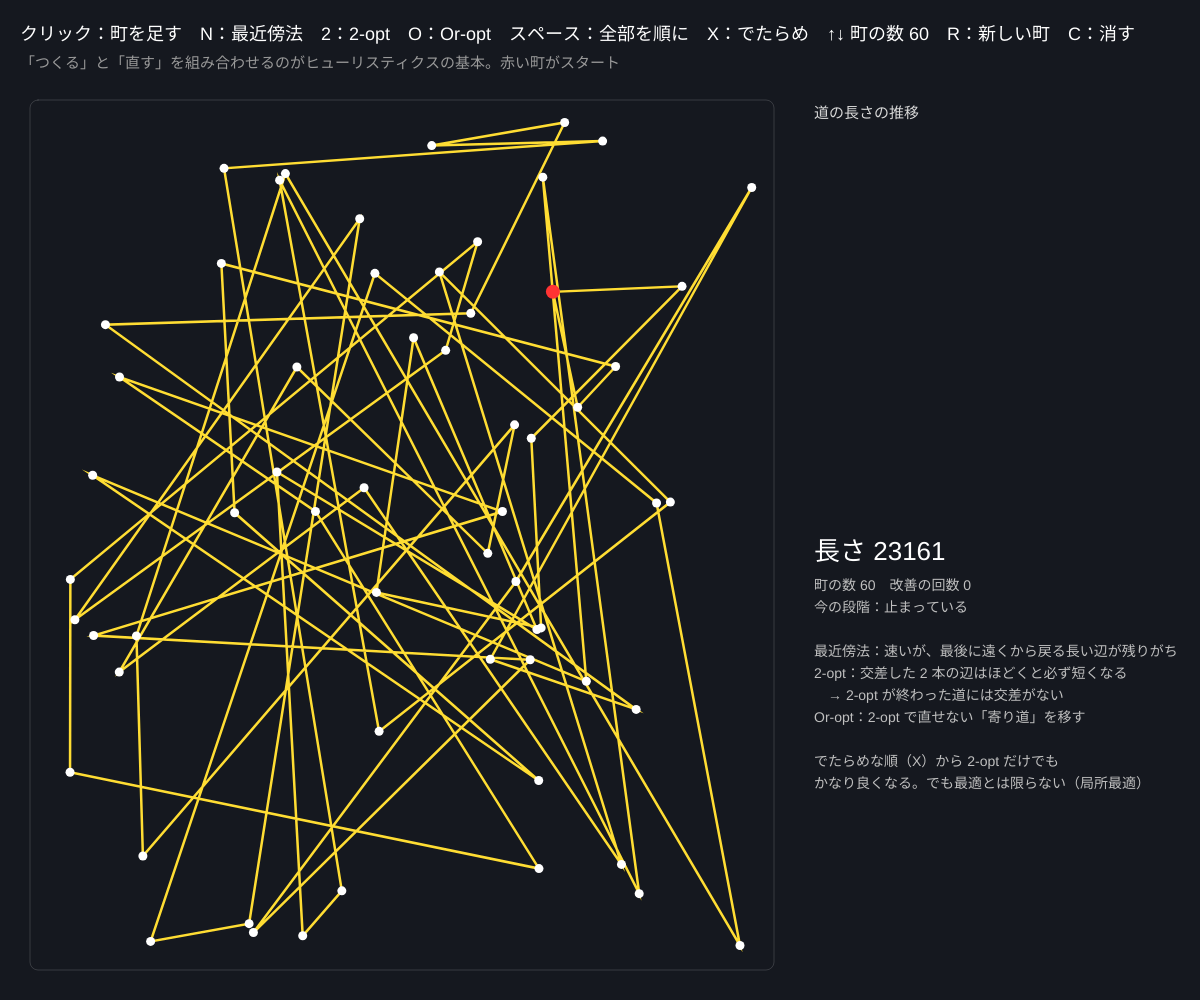
Frame 1 (no input)
Frame 60 (no input): identical to frame 1, image omitted
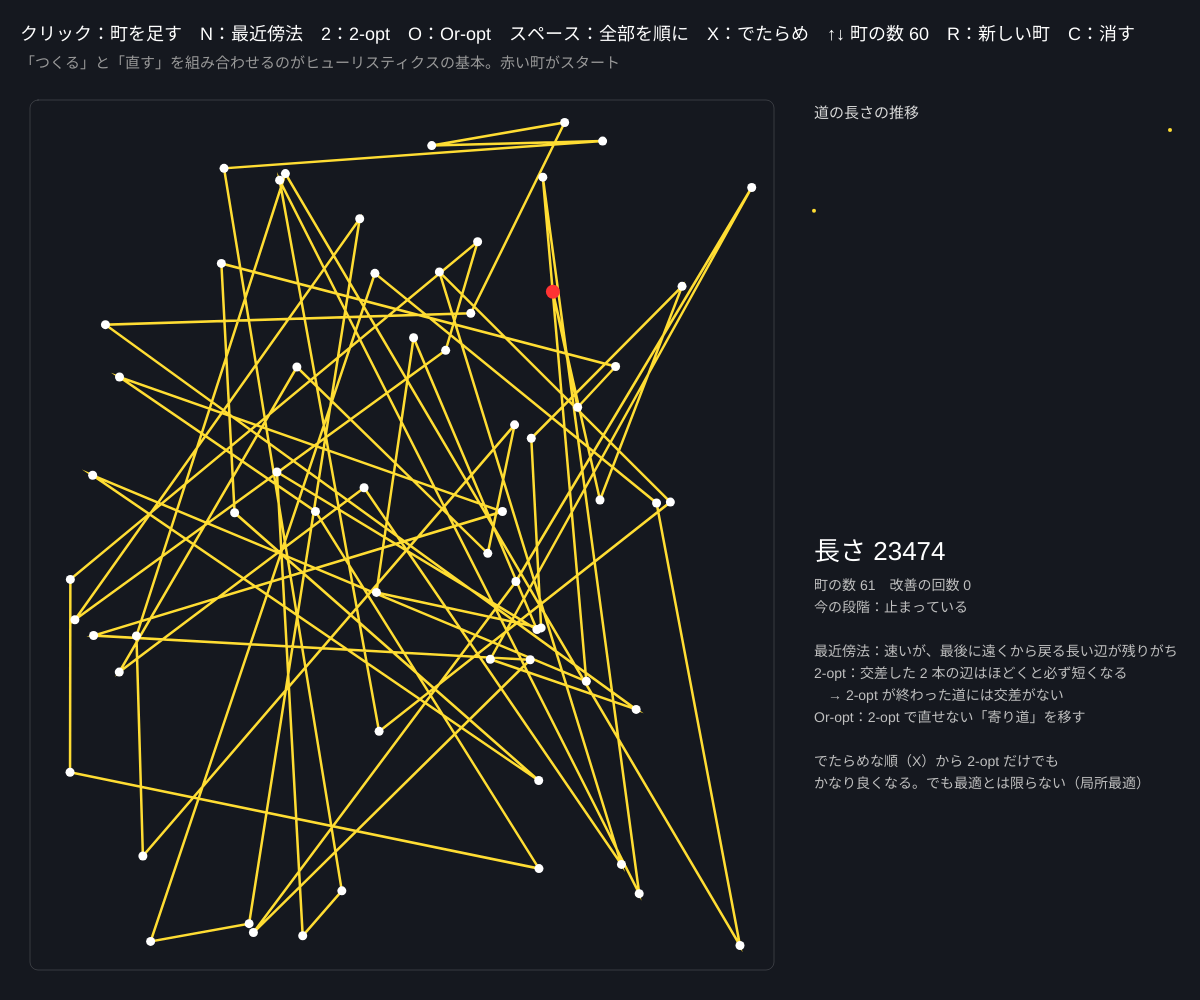
Frame 120 (the mouse pressed at the canvas centre since frame 60)

The p5.js sketch that drew these frames (run headless with seeded random() and noise() and a simulated clock; from frame 60 on, the mouse is pressed at the canvas centre):

// p5.js sketch
// ── sketch.js
// ============================================
// 08 巡回セールスマン問題 ─ ヒューリスティクス
// 全部の町を 1 回ずつ回って戻る最短の道は？ 町が 20 で約 6 京通り。全部は試せないので「そこそこ良い道」を速くつくる
//   つくる：最近傍法（一番近い町へ）→ 直す：2-opt（交差する 2 本をつなぎかえる）、Or-opt（1〜3 個の町を別の場所へ移す）
// クリック = 町を足す / N = 最近傍法 / 2 = 2-opt / O = Or-opt / スペース = 全部を順に / X = でたらめな順 / ↑↓ = 町の数 / R = 新しい町 / C = 全部消す
// ============================================

let nCities = 60;                      // ★ 町の数
let cities = [], tour = [];
let mode = 'idle';                     // 'nn' | '2opt' | 'oropt' | 'idle'
let chain = false;                     // スペース：NN → 2-opt → Or-opt を続けて
let nnVisited = [], moves = 0;
let lenLog = [];                       // 道の長さの記録 { L, mode }
let mapX, mapY, mapW, mapH;

function setup() {
  createCanvas(windowWidth, windowHeight);
  colorMode(HSB, 360, 100, 100, 100);
  mapX = 30; mapY = 100; mapW = width * 0.62; mapH = height - 130;
  newCities();
}
function newCities() {
  cities = [];
  for (let i = 0; i < nCities; i++) cities.push({ x: mapX + random(20, mapW - 20), y: mapY + random(20, mapH - 20) });
  dmN = -1;
  resetTour();
}
function resetTour() { tour = cities.map((_, i) => i); mode = 'idle'; chain = false; lenLog = []; moves = 0; logLen(); }
// 町どうしの距離（表にしておくと速い。町の数が変わったら作り直す）
let DM = null, dmN = -1;
function d(a, b) {
  if (dmN !== cities.length) {
    dmN = cities.length; DM = new Float64Array(dmN * dmN);
    for (let i = 0; i < dmN; i++) for (let j = 0; j < dmN; j++) DM[i * dmN + j] = Math.hypot(cities[i].x - cities[j].x, cities[i].y - cities[j].y);
  }
  return DM[a * dmN + b];
}
function tourLen(t) { let s = 0; for (let i = 0; i < t.length; i++) s += d(t[i], t[(i + 1) % t.length]); return s; }
function logLen() { lenLog.push({ L: tourLen(tour), mode }); if (lenLog.length > 600) lenLog.shift(); }

// ★ 最近傍法：今いる町から、まだ行っていない一番近い町へ
function startNN() { tour = [floor(random(cities.length))]; nnVisited = new Array(cities.length).fill(false); nnVisited[tour[0]] = true; mode = 'nn'; moves = 0; }
function stepNN() {
  let cur = tour[tour.length - 1], best = -1, bd = Infinity;
  for (let j = 0; j < cities.length; j++) if (!nnVisited[j] && d(cur, j) < bd) { bd = d(cur, j); best = j; }
  if (best < 0) return false;
  tour.push(best); nnVisited[best] = true;
  return tour.length < cities.length;
}
// ★ 2-opt：辺 (a,b) と (c,e) を (a,c) と (b,e) につなぎかえて短くなるなら、間を逆向きにする
function stepTwoOpt() {
  let n = tour.length;
  for (let i = 0; i < n - 1; i++) for (let j = i + 2; j < n; j++) {
    if (i === 0 && j === n - 1) continue;
    let a = tour[i], b = tour[i + 1], c = tour[j], e = tour[(j + 1) % n];
    if (d(a, c) + d(b, e) < d(a, b) + d(c, e) - 1e-9) {
      let seg = tour.slice(i + 1, j + 1).reverse();
      tour.splice(i + 1, seg.length, ...seg);
      return true;
    }
  }
  return false;
}
// ★ Or-opt：連続する 1〜3 個の町をぬき出して、別の辺の間に（向きも選んで）入れる
function stepOrOpt() {
  let n = tour.length;
  for (let L = 1; L <= 3; L++) for (let i = 0; i + L <= n; i++) {
    let s0 = tour[i], sL = tour[i + L - 1], prev = tour[(i - 1 + n) % n], next = tour[(i + L) % n];
    if (prev === sL || next === s0) continue;
    let gain = d(prev, s0) + d(sL, next) - d(prev, next);
    for (let k = 0; k < n; k++) {
      if (k >= i - 1 && k <= i + L - 1) continue;
      if (i === 0 && k === n - 1) continue;
      let p = tour[k], q = tour[(k + 1) % n];
      let add1 = d(p, s0) + d(sL, q) - d(p, q), add2 = d(p, sL) + d(s0, q) - d(p, q);
      if (min(add1, add2) < gain - 1e-9) {
        let seg = tour.slice(i, i + L);
        if (add2 < add1) seg.reverse();
        let rest = tour.slice(0, i).concat(tour.slice(i + L));
        let at = rest.indexOf(p) + 1;
        rest.splice(at, 0, ...seg);
        tour = rest;
        return true;
      }
    }
  }
  return false;
}

function draw() {
  background(225, 30, 12);
  if (mode === 'nn') { for (let k = 0; k < 2; k++) if (!stepNN()) { mode = chain ? '2opt' : 'idle'; break; } logLen(); }
  else if (mode === '2opt') { if (stepTwoOpt()) moves++; else mode = chain ? 'oropt' : 'idle'; logLen(); }
  else if (mode === 'oropt') { if (stepOrOpt()) moves++; else { mode = 'idle'; chain = false; } logLen(); }

  // 地図
  noFill(); stroke(0, 0, 100, 15); strokeWeight(1); rect(mapX, mapY, mapW, mapH, 8);
  let closed = mode !== 'nn';
  stroke(mode === 'nn' ? color(30, 80, 100) : mode === '2opt' ? color(190, 80, 100) : mode === 'oropt' ? color(300, 60, 100) : color(50, 80, 100));
  strokeWeight(2.5);
  if (tour.length >= 2) { beginShape(); for (let i of tour) vertex(cities[i].x, cities[i].y); if (closed) endShape(CLOSE); else endShape(); }
  noStroke();
  for (let i = 0; i < cities.length; i++) { fill(0, 0, 100); circle(cities[i].x, cities[i].y, 9); }
  if (tour.length) { fill(0, 80, 100); circle(cities[tour[0]].x, cities[tour[0]].y, 14); }

  // 右：長さのグラフ
  let gx = mapX + mapW + 40, gw = width - gx - 30, gy = mapY + 30, gh = height * 0.38;
  fill(0, 0, 85); textSize(15); text('道の長さの推移', gx, gy - 12);
  if (lenLog.length > 1) {
    let hi = 0, lo = Infinity;
    for (let p of lenLog) if (p.mode !== 'nn') { hi = max(hi, p.L); lo = min(lo, p.L); }
    if (hi === 0) { hi = lenLog[lenLog.length - 1].L; lo = 0; }
    lo *= 0.95;
    noStroke();
    for (let k = 0; k < lenLog.length; k++) {
      let p = lenLog[k]; if (p.mode === 'nn') continue;
      fill(p.mode === '2opt' ? color(190, 80, 100) : p.mode === 'oropt' ? color(300, 60, 100) : color(50, 80, 100));
      circle(gx + k / (lenLog.length - 1) * gw, gy + gh - constrain((p.L - lo) / max(1, hi - lo), 0, 1) * gh, 4);
    }
  }
  let L = tourLen(tour);
  let ty = gy + gh + 50;
  fill(0, 0, 100); textSize(26); text(closed ? '長さ ' + nf(L, 1, 0) : '作成中…', gx, ty);
  fill(0, 0, 75); textSize(14);
  let info = [
    '町の数 ' + cities.length + '　改善の回数 ' + moves,
    '今の段階：' + { idle: '止まっている', nn: '最近傍法でつくる（橙）', '2opt': '2-opt で直す（水色）', oropt: 'Or-opt で直す（紫）' }[mode],
    '',
    '最近傍法：速いが、最後に遠くから戻る長い辺が残りがち',
    '2-opt：交差した 2 本の辺はほどくと必ず短くなる',
    '　→ 2-opt が終わった道には交差がない',
    'Or-opt：2-opt で直せない「寄り道」を移す',
    '',
    'でたらめな順（X）から 2-opt だけでも',
    'かなり良くなる。でも最適とは限らない（局所最適）',
  ];
  info.forEach((s, i) => text(s, gx, ty + 30 + i * 22));

  fill(0, 0, 100); textSize(18);
  text('クリック：町を足す　N：最近傍法　2：2-opt　O：Or-opt　スペース：全部を順に　X：でたらめ　↑↓ 町の数 ' + nCities + '　R：新しい町　C：消す', 20, 40);
  fill(0, 0, 60); textSize(15);
  text('「つくる」と「直す」を組み合わせるのがヒューリスティクスの基本。赤い町がスタート', 20, 68);
}

function mousePressed() {
  if (mouseX > mapX && mouseX < mapX + mapW && mouseY > mapY && mouseY < mapY + mapH) {
    cities.push({ x: mouseX, y: mouseY });
    if (mode === 'nn') resetTour(); else { tour.push(cities.length - 1); logLen(); }
  }
}
function keyPressed() {
  if (cities.length < 4 && key !== 'r' && key !== 'R' && key !== UP_ARROW && key !== DOWN_ARROW) return;
  if (key === 'n' || key === 'N') { chain = false; startNN(); }
  if (key === '2') { if (mode === 'nn') return; chain = false; mode = '2opt'; }
  if (key === 'o' || key === 'O') { if (mode === 'nn') return; chain = false; mode = 'oropt'; }
  if (key === ' ') { startNN(); chain = true; }
  if (key === 'x' || key === 'X') { tour = shuffle(cities.map((_, i) => i)); mode = 'idle'; chain = false; moves = 0; logLen(); }
  if (key === 'r' || key === 'R') newCities();
  if (key === 'c' || key === 'C') { cities = []; tour = []; mode = 'idle'; lenLog = []; }
  if (key === UP_ARROW) { nCities = min(300, nCities + 20); newCities(); }
  if (key === DOWN_ARROW) { nCities = max(10, nCities - 20); newCities(); }
}

// ---------- やってみよう ----------
// 1. 同じ町で「最近傍法 → 2-opt」と「でたらめ（X）→ 2-opt」の最後の長さを比べよう。どちらが良い？ 何回改善した？
// 2. 町を円の形に並べてクリックしてみよう。最適な道は明らか。ヒューリスティクスは見つけられる？
// 3. 最近傍法のスタートを変えると結果が変わる。全部の町をスタートにして一番良いものを選ぶ（反復最近傍法）を書こう
// 4. 2-opt が止まった道は「局所最適」。そこから抜け出すには？（→ 09 焼きなまし法）
